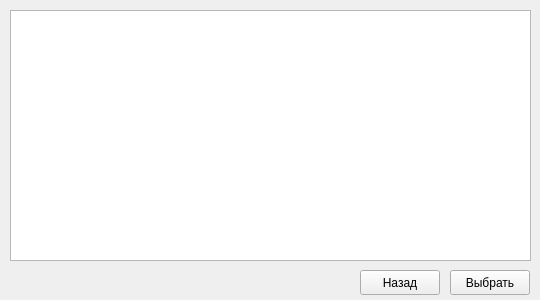
<?xml version="1.0" encoding="UTF-8"?>
<ui version="4.0">
 <class>FileBrowser</class>
 <widget class="QWidget" name="FileBrowser">
  <property name="geometry">
   <rect>
    <x>0</x>
    <y>0</y>
    <width>540</width>
    <height>300</height>
   </rect>
  </property>
  <property name="windowTitle">
   <string>Каталог</string>
  </property>
  <widget class="QPushButton" name="b_accept">
   <property name="geometry">
    <rect>
     <x>450</x>
     <y>270</y>
     <width>80</width>
     <height>25</height>
    </rect>
   </property>
   <property name="text">
    <string>Выбрать</string>
   </property>
  </widget>
  <widget class="QPushButton" name="b_back">
   <property name="geometry">
    <rect>
     <x>360</x>
     <y>270</y>
     <width>80</width>
     <height>25</height>
    </rect>
   </property>
   <property name="text">
    <string>Назад</string>
   </property>
  </widget>
  <widget class="QTreeView" name="treeView">
   <property name="geometry">
    <rect>
     <x>10</x>
     <y>10</y>
     <width>521</width>
     <height>251</height>
    </rect>
   </property>
  </widget>
 </widget>
 <resources/>
 <connections/>
</ui>
